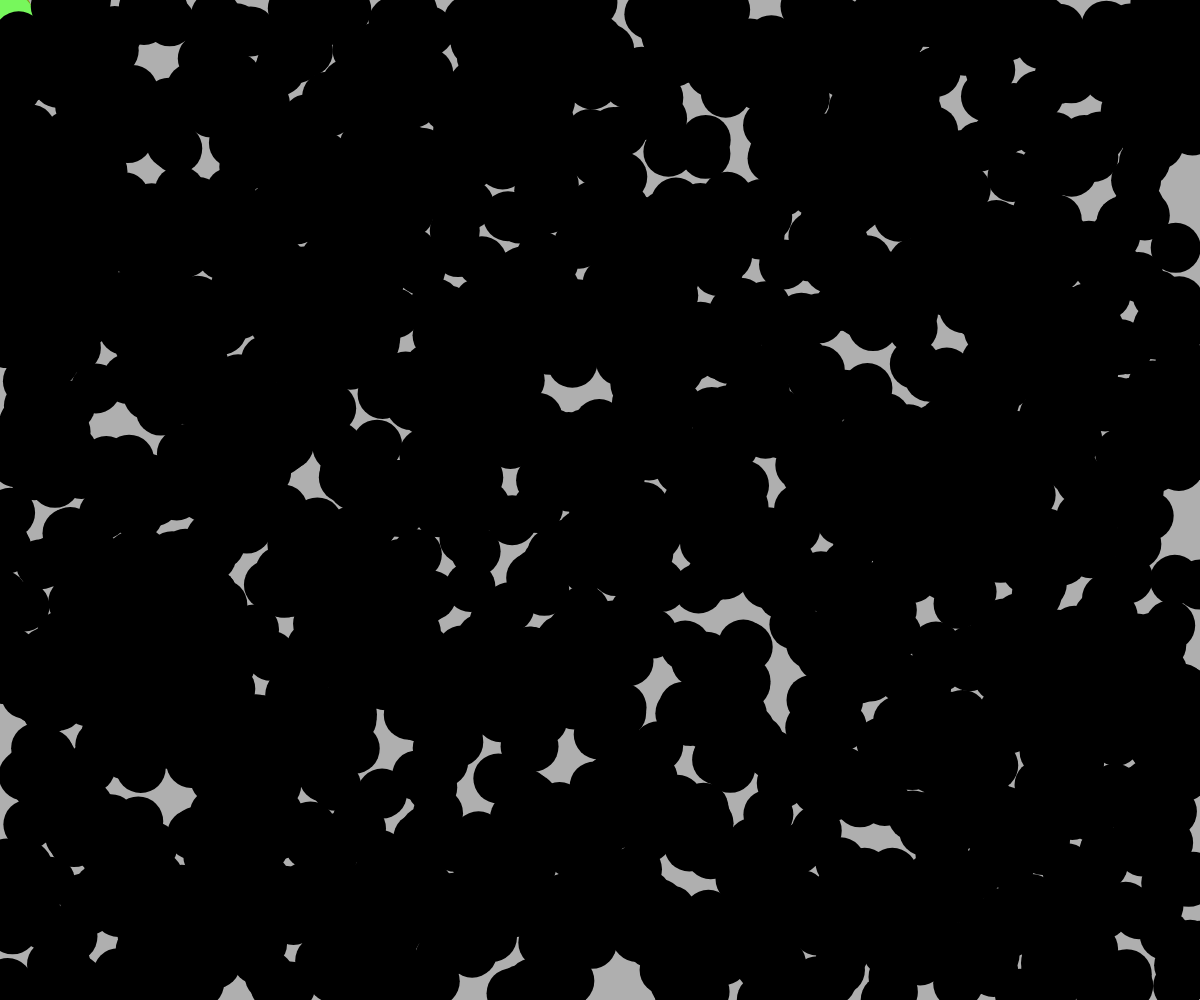
Frame 1 (no input)
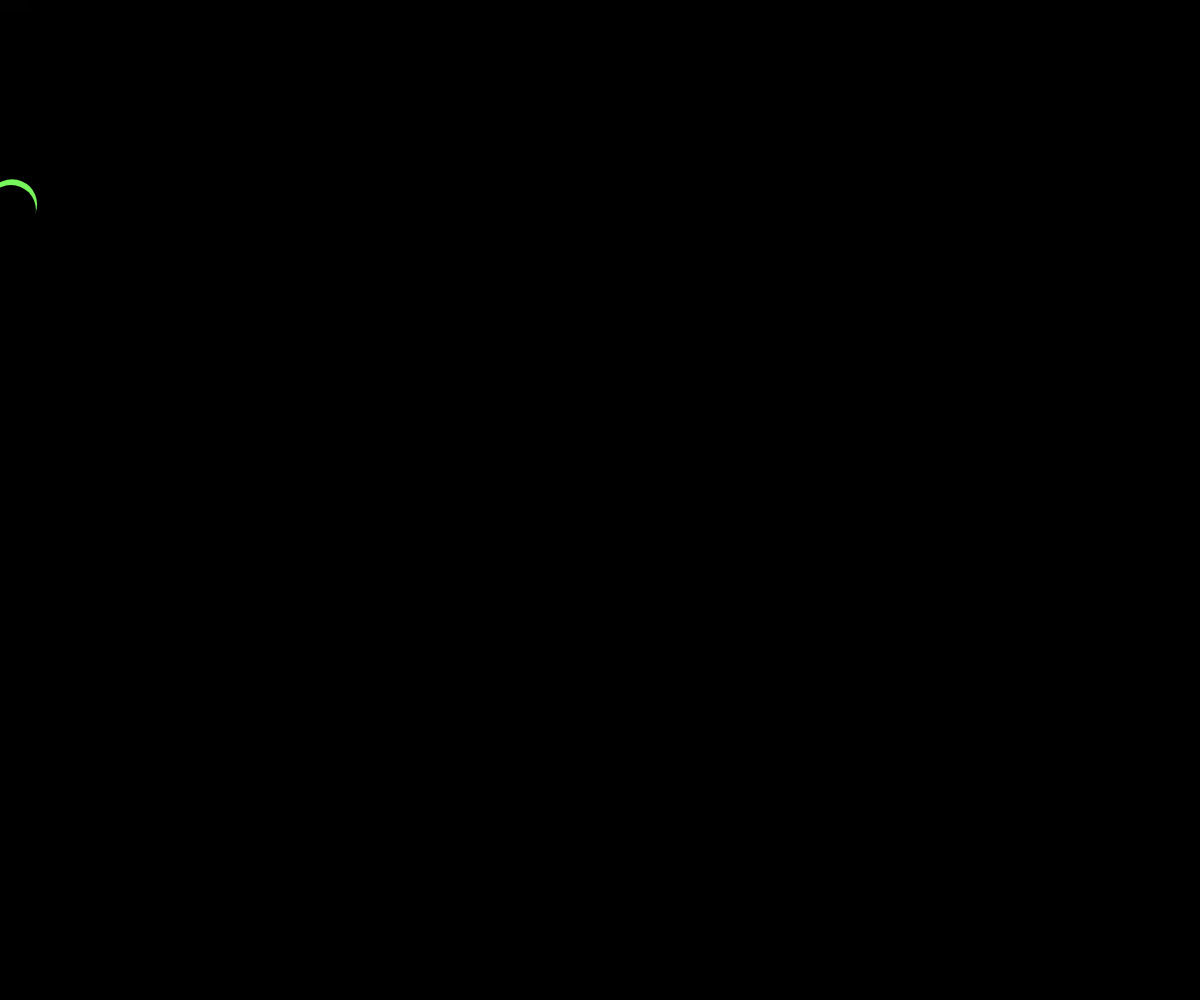
Frame 60 (no input)
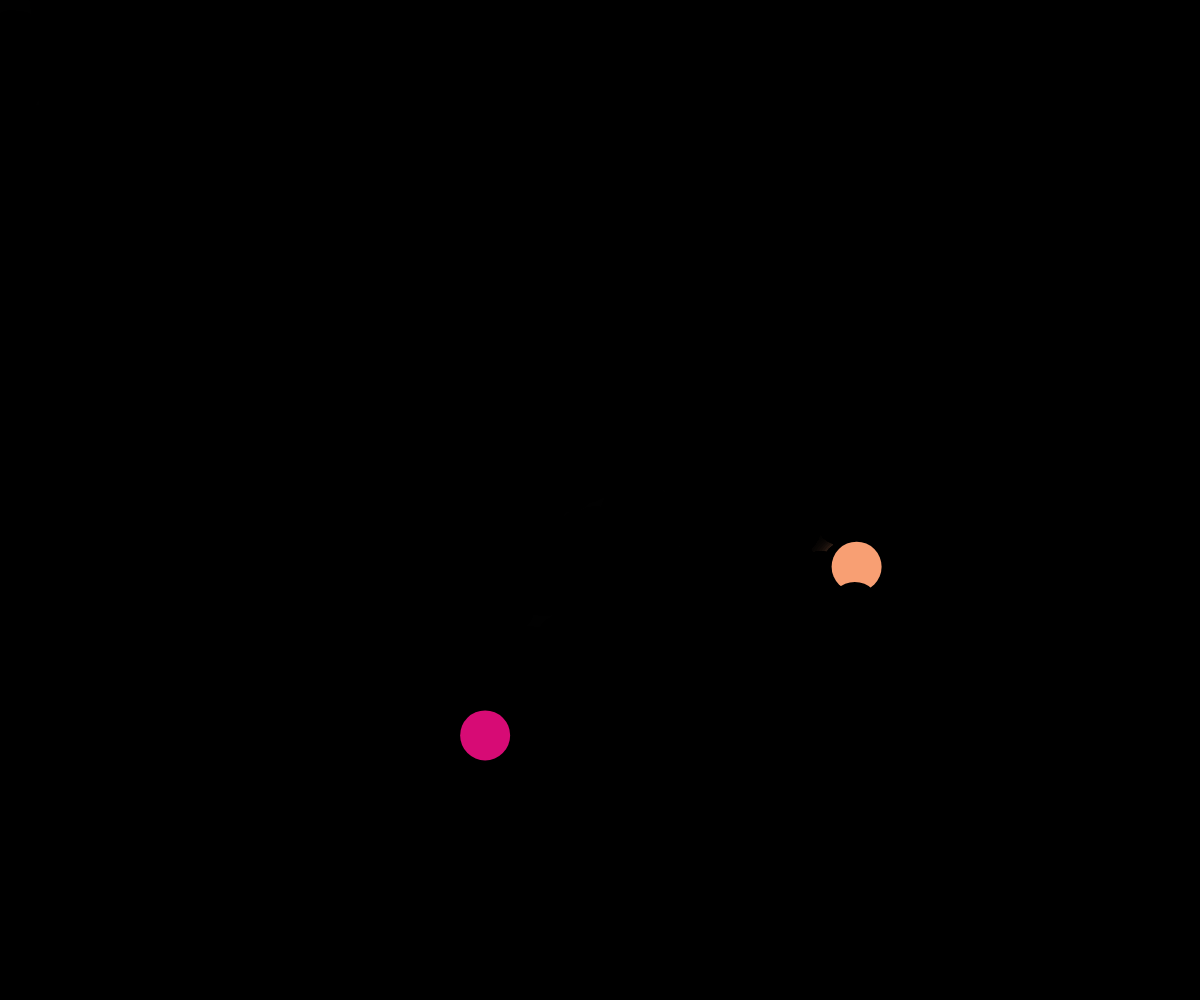
Frame 120 (the mouse pressed at the canvas centre since frame 60)

The p5.js sketch that drew these frames (run headless with seeded random() and noise() and a simulated clock; from frame 60 on, the mouse is pressed at the canvas centre):

// p5.js sketch
// ── sketch.js
let x = [];
let y = [];
let vx = [];
let vy = [];
let cor = [];
let raio = 25;
function setup(){
  createCanvas(windowWidth, windowHeight);
  for (let i = 0; i < 2000; i++) {
    x[i] = random(width);
    y[i] = random(height);
    vx[i] = 0;
    vy[i] = 0;
    cor[i] = color(random(255), random(255), random(255));
  }
}
function draw(){
  background(0, 80);

  fill(255);

  for (let i = 0; i < 2000; i++){
    x[i] += vx[i];
    y[i] += vy[i];
    if (x[i] >= width - raio || x[i] <= raio){
      vx[i] *= -1;
    }
    if (y[i] >= height - raio || y[i] <= raio){
      vy[i] *= -1;
    }
    vx[i] *= 0.98;
    vy[i] *= 0.98;
    let distancia = dist(mouseX, mouseY, x[i], y[i]);
    if (distancia < raio){

      // esse atan2 serve para calcular o angulo
      let angulo = atan2(y[i] - mouseY, x[i] - mouseX);
      vx[i] = cos(angulo) * 7;
      vy[i] = sin(angulo) * 7;
    }

    // esse abs serve para transformar numeros negativos em positivos
    let velocidade = abs(vx[i]) + abs(vy[i]);

    if (velocidade > 0.1){
      fill(cor[i]);
    }

    else{
      fill(0);
    }

    noStroke();
    circle(x[i], y[i], raio * 2);
  }

}
